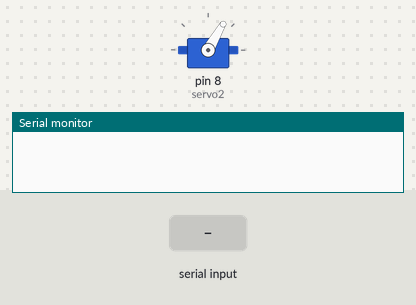
A sketch run on a simulated Arduino Uno, built with avr-gcc and run on an emulated ATmega328P. Parts: servo, the last lines printed to the serial monitor. Inputs (shaded band) come from the test bench.

Above: at 1.2 s.
1.3 s: "90,45\n" received over Serial
At 2.1 s:
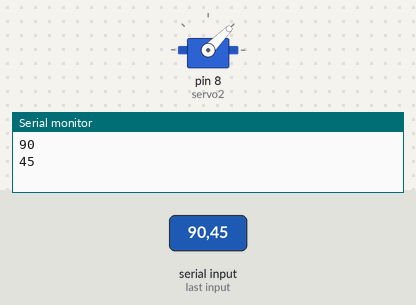
2.8 s: "30,150\n" received over Serial
At 3.2 s:
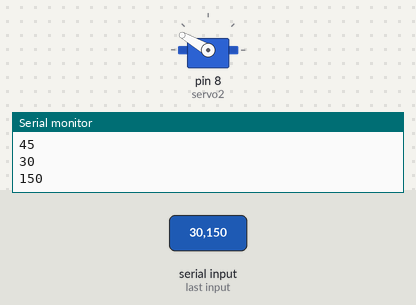
4.3 s: "1\n" received over Serial
At 5.4 s:
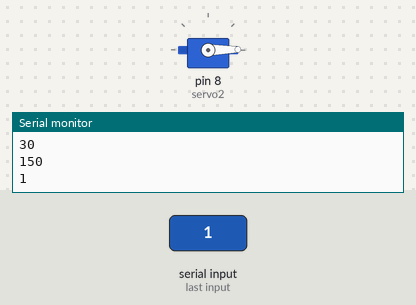
5.8 s: "200\n" received over Serial
At 6.6 s:
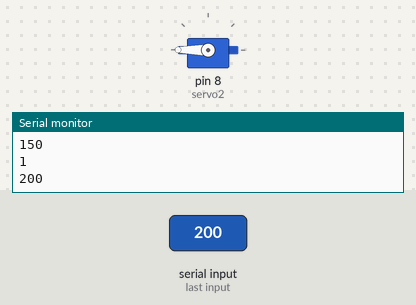
7.3 s: "90\n" received over Serial
At 7.7 s:
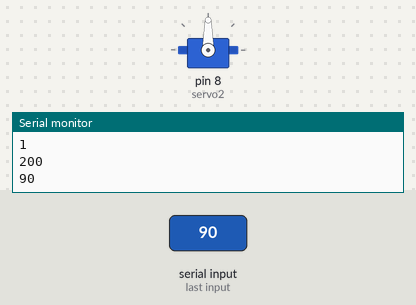
Timing chart, 0 to 9.8 s (numbered marks = the images above; inputs shaded):
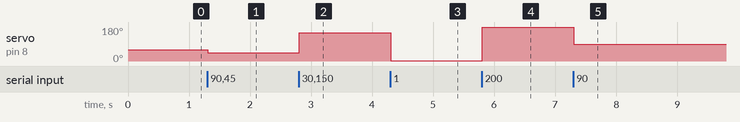

The sketch:

test.ino
```cpp
#include <Servo.h>
//Servo servo1;
Servo servo2;

int angle = 0;
int inpython = 0;
int val = 0;
int i = 0;
int a = 1;
void setup() {
  // put your setup code here, to run once:
//servo1.attach(7); //R-arm 1st
servo2.attach(8); //R-arm 2nd
  Serial.begin(9600);
//servo1.write(120);
servo2.write(60);

}

void loop() {
  // put your main code here, to run repeatedly:


  if (a == 1) {
    if (Serial.available() > 0)
    {
      angle = Serial.parseInt();

    }
    if (angle != 0) {
      servo2.write(angle);
      Serial.println(angle); //for debugging
    }
    // a=0;
  }

}
```

Measured:
- after the input at 1.3 s, servo on pin 8 (servo2): 60° → 45° at once
- after the input at 2.8 s, servo on pin 8 (servo2): 45° → 150° at once
- after the input at 4.3 s, servo on pin 8 (servo2): 150° → 1° at once
- after the input at 5.8 s, servo on pin 8 (servo2): 1° → 180° at once
- after the input at 7.3 s, servo on pin 8 (servo2): 180° → 90° at once
